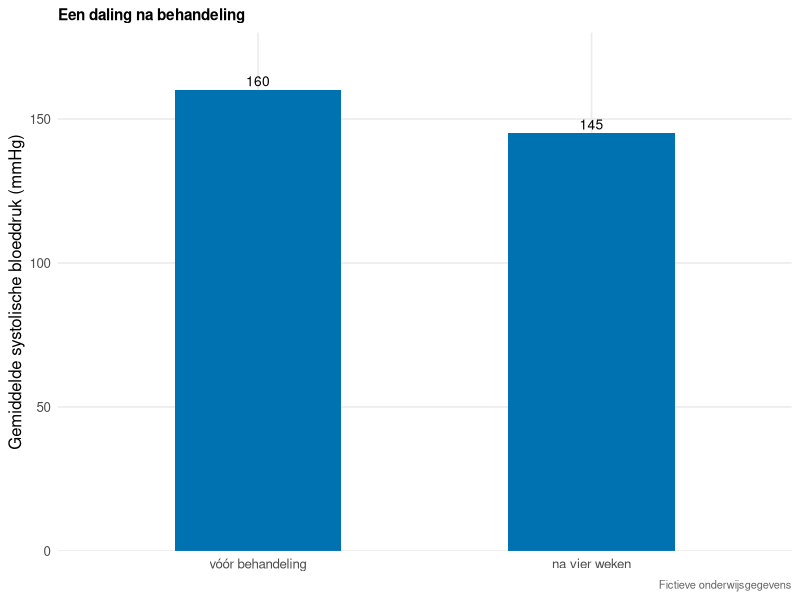
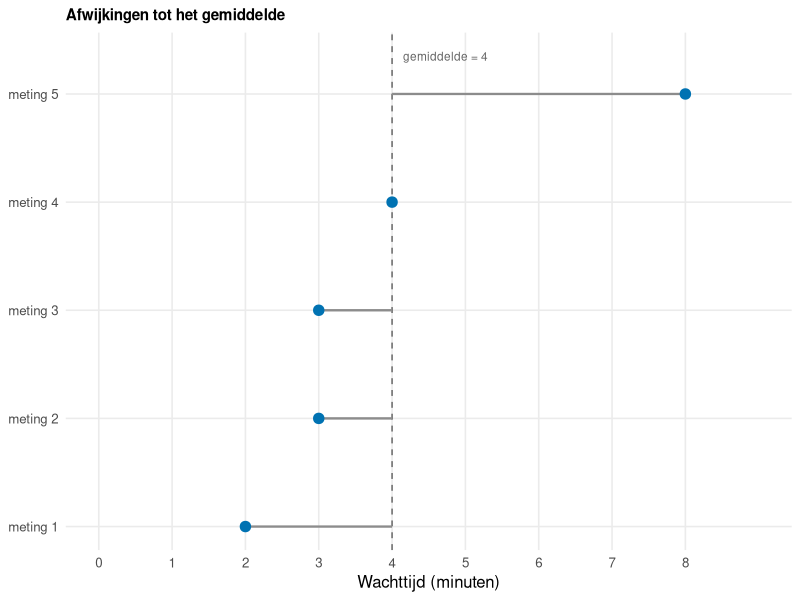
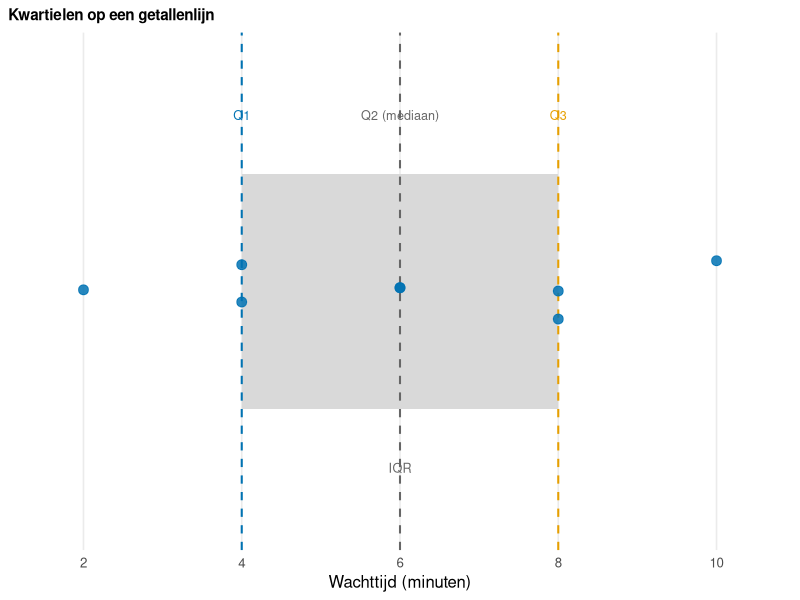
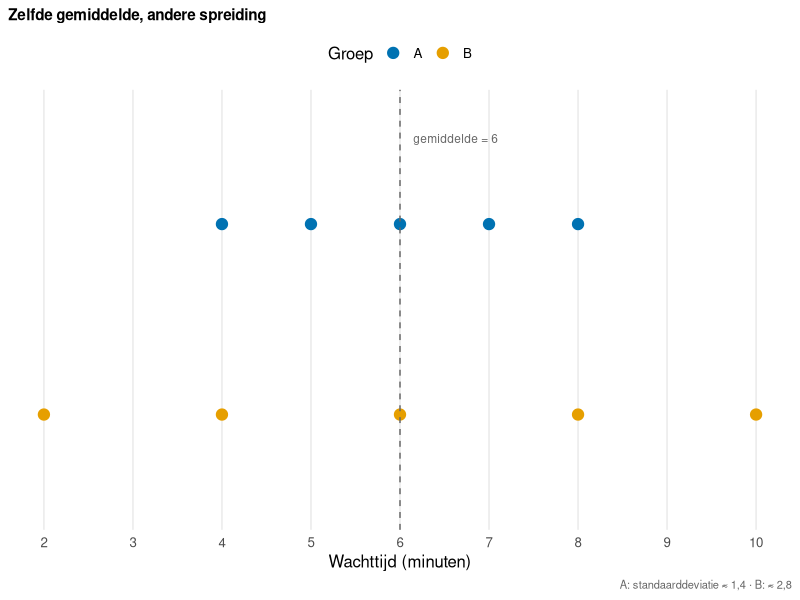
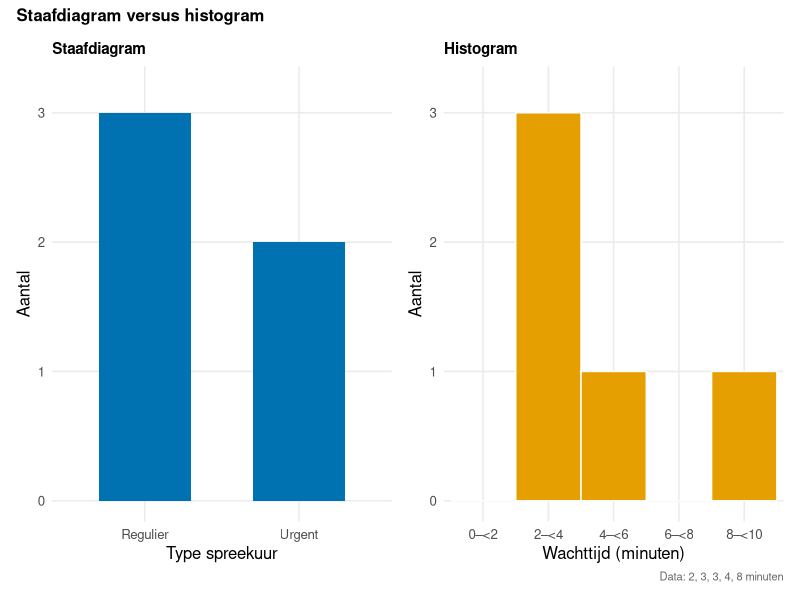
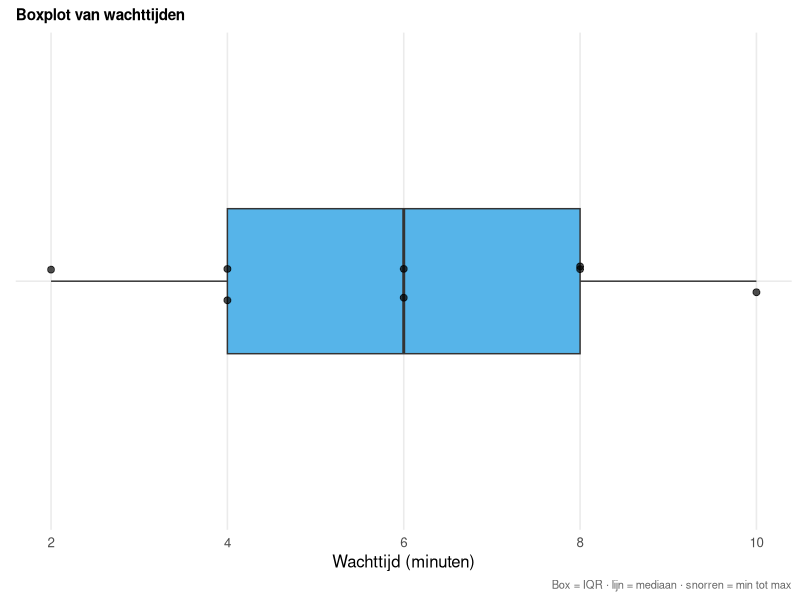
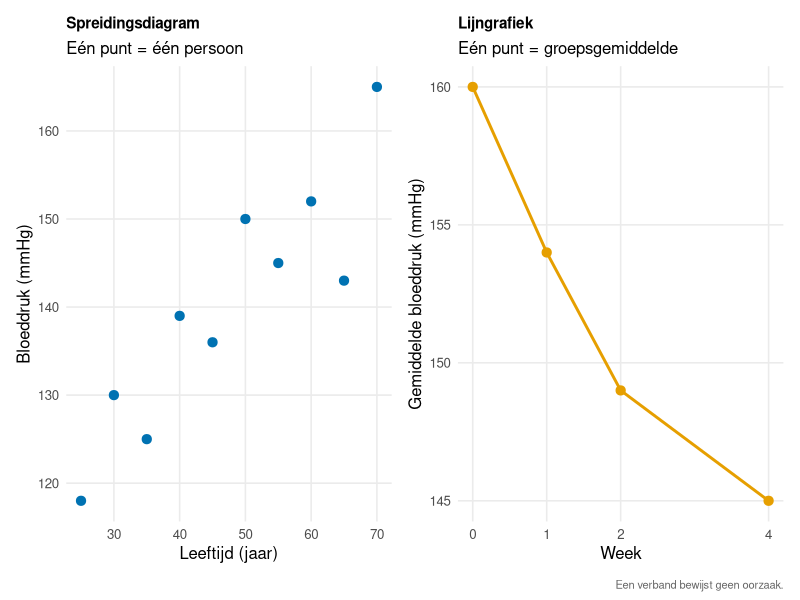
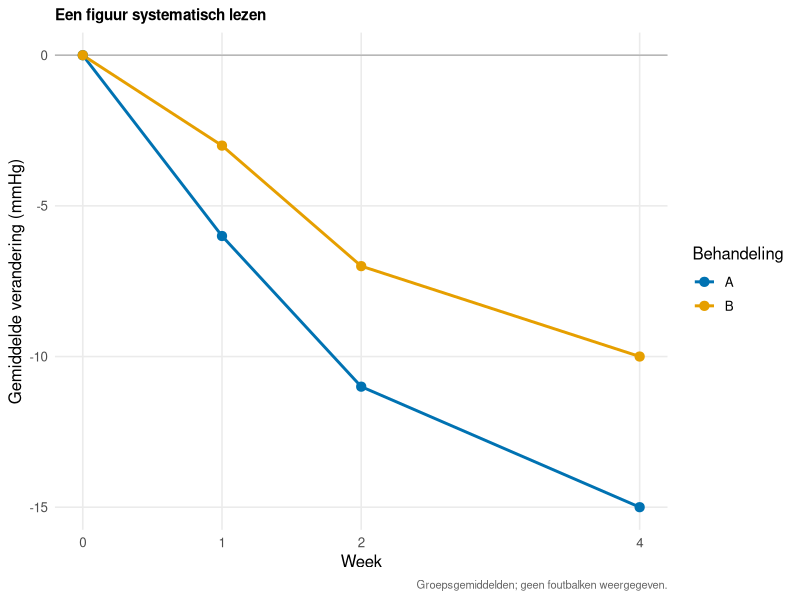

These charts were generated, in order, by the following R code:
## ---- chunk 1
#| label: setup
#| include: false
library(ggplot2)
library(patchwork)

theme_set(theme_minimal(base_size = 12) +
  theme(
    panel.grid.minor = element_blank(),
    plot.title = element_text(face = "bold", size = 11),
    plot.caption = element_text(size = 8, colour = "grey40")
  ))

col_a <- "#0072B2"
col_b <- "#E69F00"
col_grey <- "#666666"
## ---- chunk 2
#| label: fig-daling
#| fig-cap: "Een daling van gemiddelde systolische bloeddruk van 160 naar 145 mmHg. Werkt de behandeling? Welke informatie ontbreekt?"
#| fig-height: 3.8
#| fig-width: 5.5
df_bp <- data.frame(
  moment = factor(
    c("vóór behandeling", "na vier weken"),
    levels = c("vóór behandeling", "na vier weken")
  ),
  bd = c(160, 145)
)
ggplot(df_bp, aes(moment, bd)) +
  geom_col(fill = col_a, width = 0.5) +
  geom_text(aes(label = bd), vjust = -0.4, size = 3.5) +
  scale_y_continuous(limits = c(0, 180), expand = c(0, 0)) +
  labs(
    x = NULL, y = "Gemiddelde systolische bloeddruk (mmHg)",
    title = "Een daling na behandeling",
    caption = "Fictieve onderwijsgegevens"
  )
## ---- chunk 3
#| label: fig-sd-afwijkingen
#| fig-cap: "Wachttijden 2, 3, 3, 4, 8 met gemiddelde 4. De grijze lijnen zijn de afwijkingen van elke meting tot het gemiddelde (−2, −1, −1, 0, 4)."
#| fig-height: 3.2
#| fig-width: 6.5
df_dev <- data.frame(
  id = 1:5,
  wacht = c(2, 3, 3, 4, 8),
  gem = 4
)
ggplot(df_dev, aes(x = wacht, y = id)) +
  geom_vline(xintercept = 4, linetype = "dashed", colour = col_grey) +
  geom_segment(aes(x = gem, xend = wacht, y = id, yend = id),
               colour = "grey55", linewidth = 0.8) +
  geom_point(size = 3.2, colour = col_a) +
  annotate("text", x = 4.15, y = 5.35, label = "gemiddelde = 4",
           hjust = 0, size = 3, colour = col_grey) +
  scale_x_continuous(breaks = 0:8, limits = c(0, 9)) +
  scale_y_continuous(breaks = 1:5, labels = paste0("meting ", 1:5)) +
  labs(x = "Wachttijd (minuten)", y = NULL,
       title = "Afwijkingen tot het gemiddelde")
## ---- chunk 4
#| label: fig-kwartielen
#| fig-cap: "Acht geordende wachttijden met $Q_1=4$, mediaan $Q_2=6$ en $Q_3=8$. De grijze band is de middelste 50% (IQR)."
#| fig-height: 2.8
#| fig-width: 6.5
df_q <- data.frame(wacht = c(2, 4, 4, 6, 6, 8, 8, 10), y = 1)
ggplot(df_q, aes(wacht, y)) +
  annotate("rect", xmin = 4, xmax = 8, ymin = 0.7, ymax = 1.3,
           fill = "grey85", colour = NA) +
  geom_vline(xintercept = c(4, 6, 8), colour = c(col_a, col_grey, col_b),
             linetype = "dashed", linewidth = 0.7) +
  geom_jitter(height = 0.08, width = 0, size = 3, colour = col_a, alpha = 0.85) +
  annotate("text", x = c(4, 6, 8), y = 1.45,
           label = c("Q1", "Q2 (mediaan)", "Q3"),
           size = 3.2, colour = c(col_a, col_grey, col_b)) +
  annotate("text", x = 6, y = 0.55, label = "IQR", size = 3.2, colour = col_grey) +
  scale_x_continuous(breaks = seq(2, 10, 2), limits = c(1.5, 10.5)) +
  scale_y_continuous(limits = c(0.4, 1.6), breaks = NULL) +
  labs(x = "Wachttijd (minuten)", y = NULL,
       title = "Kwartielen op een getallenlijn")
## ---- chunk 5
#| label: fig-zelfde-gemiddelde
#| fig-cap: "Beide groepen gemiddeld 6 minuten; groep B ligt verder uiteen (hogere standaarddeviatie)."
#| fig-height: 3.2
#| fig-width: 6.5
df_spread <- data.frame(
  groep = rep(c("A", "B"), each = 5),
  x = c(4, 5, 6, 7, 8, 2, 4, 6, 8, 10),
  y = c(rep(2, 5), rep(1, 5))
)
ggplot(df_spread, aes(x, y, colour = groep)) +
  geom_point(size = 3.5) +
  geom_vline(xintercept = 6, linetype = "dashed", colour = col_grey) +
  annotate("text", x = 6.15, y = 2.45, label = "gemiddelde = 6",
           hjust = 0, size = 3, colour = col_grey) +
  scale_colour_manual(values = c(A = col_a, B = col_b)) +
  scale_y_continuous(limits = c(0.5, 2.6), breaks = NULL) +
  scale_x_continuous(breaks = 0:10) +
  labs(
    x = "Wachttijd (minuten)", y = NULL, colour = "Groep",
    title = "Zelfde gemiddelde, andere spreiding",
    caption = "A: standaarddeviatie ≈ 1,4 · B: ≈ 2,8"
  ) +
  theme(legend.position = "top")
## ---- chunk 6
#| label: fig-staaf-hist
#| fig-cap: "Links categorieën (staafdiagram); rechts numerieke intervallen (histogram) voor wachttijden 2, 3, 3, 4, 8."
#| fig-height: 3.5
#| fig-width: 8
p_bar <- ggplot(
  data.frame(type = c("Urgent", "Regulier"), n = c(2, 3)),
  aes(type, n)
) +
  geom_col(fill = col_a, width = 0.6) +
  scale_y_continuous(breaks = 0:3, limits = c(0, 3.2)) +
  labs(x = "Type spreekuur", y = "Aantal", title = "Staafdiagram")

p_hist <- ggplot(
  data.frame(
    klasse = factor(
      c("0–<2", "2–<4", "4–<6", "6–<8", "8–<10"),
      levels = c("0–<2", "2–<4", "4–<6", "6–<8", "8–<10")
    ),
    n = c(0, 3, 1, 0, 1)
  ),
  aes(klasse, n)
) +
  geom_col(fill = col_b, width = 1, colour = "white") +
  scale_y_continuous(breaks = 0:3, limits = c(0, 3.2)) +
  labs(
    x = "Wachttijd (minuten)", y = "Aantal", title = "Histogram",
    caption = "Data: 2, 3, 3, 4, 8 minuten"
  )

p_bar + p_hist + plot_annotation(
  title = "Staafdiagram versus histogram",
  theme = theme(plot.title = element_text(face = "bold", size = 12))
)
## ---- chunk 7
#| label: fig-boxplot
#| fig-cap: "Zelfde wachttijden als bij de kwartielen: box van Q1 tot Q3, lijn = mediaan, snorren tot min en max."
#| fig-height: 2.8
#| fig-width: 6.5
wacht <- data.frame(wachttijd = c(2, 4, 4, 6, 6, 8, 8, 10))
ggplot(wacht, aes(x = "", y = wachttijd)) +
  geom_boxplot(width = 0.35, fill = "#56B4E9", outlier.shape = NA) +
  geom_jitter(width = 0.05, height = 0, size = 2, alpha = 0.7) +
  coord_flip() +
  scale_y_continuous(breaks = seq(2, 10, 2)) +
  labs(
    x = NULL, y = "Wachttijd (minuten)",
    title = "Boxplot van wachttijden",
    caption = "Box = IQR · lijn = mediaan · snorren = min tot max"
  )
## ---- chunk 8
#| label: fig-spreiding-lijn
#| fig-cap: "Links: verband tussen twee variabelen per persoon. Rechts: verloop van een groepsgemiddelde over tijd."
#| fig-height: 3.6
#| fig-width: 8
p_sc <- ggplot(
  data.frame(
    leeftijd = c(25, 30, 35, 40, 45, 50, 55, 60, 65, 70),
    bd = c(118, 130, 125, 139, 136, 150, 145, 152, 143, 165)
  ),
  aes(leeftijd, bd)
) +
  geom_point(size = 2.8, colour = col_a) +
  labs(
    x = "Leeftijd (jaar)", y = "Bloeddruk (mmHg)",
    title = "Spreidingsdiagram",
    subtitle = "Eén punt = één persoon"
  )

p_line <- ggplot(
  data.frame(week = c(0, 1, 2, 4), mean_bd = c(160, 154, 149, 145)),
  aes(week, mean_bd)
) +
  geom_line(colour = col_b, linewidth = 1) +
  geom_point(size = 2.8, colour = col_b) +
  scale_x_continuous(breaks = c(0, 1, 2, 4)) +
  labs(
    x = "Week", y = "Gemiddelde bloeddruk (mmHg)",
    title = "Lijngrafiek",
    subtitle = "Eén punt = groepsgemiddelde"
  )

p_sc + p_line + plot_annotation(
  caption = "Een verband bewijst geen oorzaak."
)
## ---- chunk 9
#| label: fig-figuur-lezen
#| fig-cap: "Gemiddelde verandering in bloeddruk over weken voor behandeling A en B. Lees assen, legenda, verschil en bijschrift."
#| fig-height: 3.6
#| fig-width: 6.5
ggplot(
  data.frame(
    week = rep(c(0, 1, 2, 4), 2),
    groep = rep(c("A", "B"), each = 4),
    delta = c(0, -6, -11, -15, 0, -3, -7, -10)
  ),
  aes(week, delta, colour = groep)
) +
  geom_hline(yintercept = 0, colour = "grey70") +
  geom_line(linewidth = 1) +
  geom_point(size = 2.8) +
  scale_colour_manual(values = c(A = col_a, B = col_b)) +
  scale_x_continuous(breaks = c(0, 1, 2, 4)) +
  labs(
    x = "Week", y = "Gemiddelde verandering (mmHg)",
    colour = "Behandeling",
    title = "Een figuur systematisch lezen",
    caption = "Groepsgemiddelden; geen foutbalken weergegeven."
  )
## ---- chunk 10
#| label: fig-foutbalken
#| fig-cap: "Zelfde dataset en gemiddelde; de balk ± standaarddeviatie is langer dan ± standaardfout omdat ze iets anders betekenen."
#| fig-height: 3.6
#| fig-width: 5.5
ggplot(
  data.frame(
    type = factor(c("± standaarddeviatie", "± standaardfout"),
                  levels = c("± standaarddeviatie", "± standaardfout")),
    mean = c(6, 6),
    lo = c(6 - 1.41, 6 - 0.63),
    hi = c(6 + 1.41, 6 + 0.63)
  ),
  aes(type, mean)
) +
  geom_point(size = 3, colour = col_a) +
  geom_errorbar(aes(ymin = lo, ymax = hi), width = 0.15,
                colour = col_a, linewidth = 0.8) +
  scale_y_continuous(limits = c(3.5, 8.5), breaks = 4:8) +
  labs(
    x = NULL, y = "Wachttijd (minuten)",
    title = "Dezelfde gegevens, andere betekenis van de balk",
    caption = "Data 4,5,6,7,8 · gemiddelde 6 · standaarddeviatie ≈ 1,41 · standaardfout ≈ 0,63"
  )
## ---- chunk 11
#| label: fig-y-as
#| fig-cap: "Zelfde waarden 145 en 150 mmHg; rechts lijkt het verschil groter door een afgesneden y-as."
#| fig-height: 3.5
#| fig-width: 7
df_y <- data.frame(groep = c("A", "B"), bd = c(145, 150))
p_y0 <- ggplot(df_y, aes(groep, bd)) +
  geom_col(fill = col_a, width = 0.55) +
  scale_y_continuous(limits = c(0, 160), expand = c(0, 0)) +
  labs(x = NULL, y = "mmHg", title = "Y-as vanaf 0")
p_y140 <- ggplot(df_y, aes(groep, bd)) +
  geom_col(fill = col_a, width = 0.55) +
  coord_cartesian(ylim = c(140, 155)) +
  labs(x = NULL, y = "mmHg", title = "Y-as vanaf 140")
p_y0 + p_y140 + plot_annotation(
  title = "De y-as verandert de indruk",
  caption = "Het verschil blijft 5 mmHg.",
  theme = theme(plot.title = element_text(face = "bold", size = 12))
)
## ---- chunk 12
#| label: fig-x-as
#| fig-cap: "Links gelijke categorie-afstanden; rechts werkelijke tijdsafstand tussen dag 0, 1 en 30."
#| fig-height: 3.5
#| fig-width: 7.5
p_eq <- ggplot(
  data.frame(
    dag = factor(c("0", "1", "30"), levels = c("0", "1", "30")),
    score = c(10, 8, 6)
  ),
  aes(dag, score, group = 1)
) +
  geom_line(colour = col_a) +
  geom_point(size = 2.8, colour = col_a) +
  labs(x = "Dag (gelijke afstand)", y = "Score",
       title = "Meetmomenten als categorieën")

p_true <- ggplot(
  data.frame(dag = c(0, 1, 30), score = c(10, 8, 6)),
  aes(dag, score)
) +
  geom_line(colour = col_b) +
  geom_point(size = 2.8, colour = col_b) +
  scale_x_continuous(breaks = c(0, 1, 30)) +
  labs(x = "Dag (werkelijke tijd)", y = "Score",
       title = "Werkelijke tijdsafstand")

p_eq + p_true + plot_annotation(
  title = "De schaal op de x-as",
  caption = "Eén dag en 29 dagen zijn verschillende intervallen.",
  theme = theme(plot.title = element_text(face = "bold", size = 12))
)
